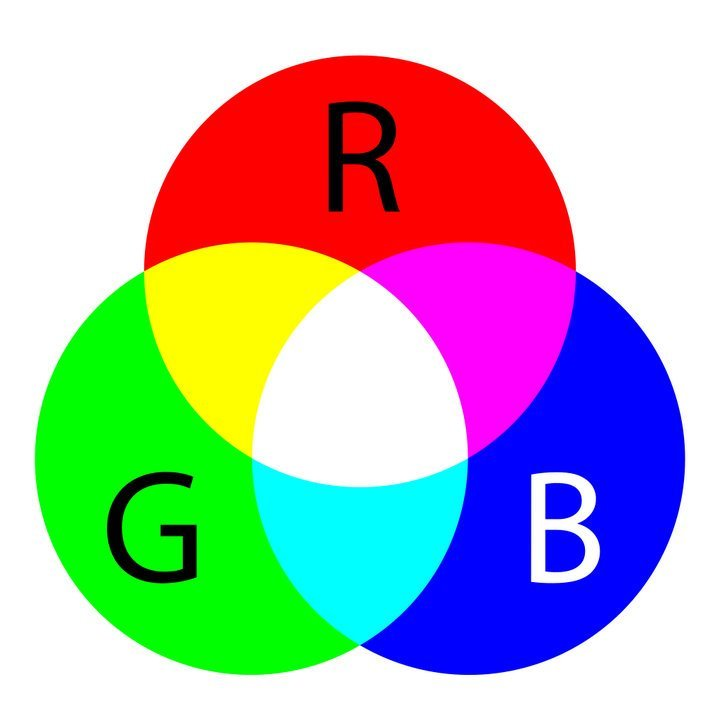
#> input picture image/color.jpg, 720 x 720 px
$ python index.py
#> lines starting #> are read from the running program, lines starting #| are printed output that depends on the picture
# FIXME: Show image in image

import cv2
img = cv2.imread('./image/color.jpg')
#> img is the input picture: shape (720, 720, 3); mean B, G, R 178.5, 179, 178.5

# TODO: arrowLine (image , that star , end and color (RGB color))

cv2.arrowedLine(img,(20,20),(360,200),(255,0.0),5)
cv2.arrowedLine(img,(20,20),(200,400),(255,0.0),5)
cv2.arrowedLine(img,(20,20),(550,550),(255,210.0),5)
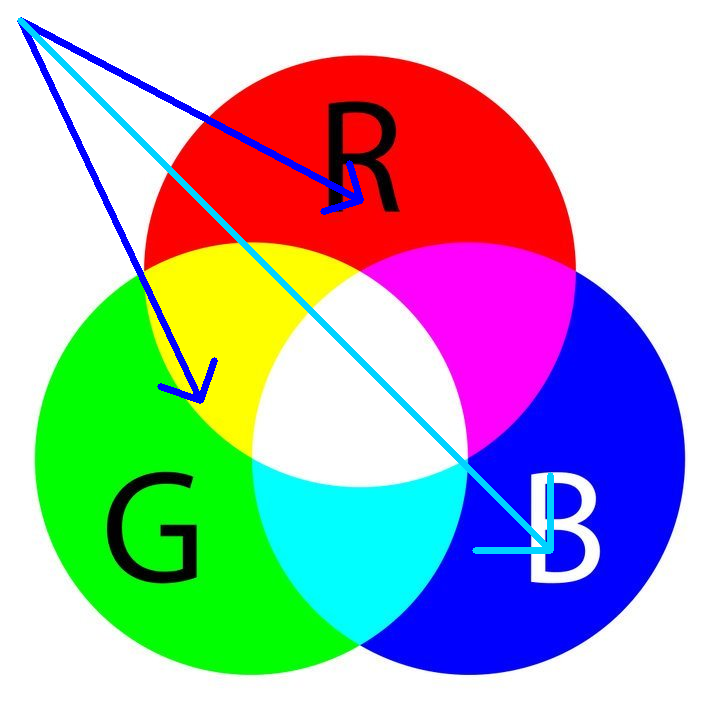
#> img: shape (720, 720, 3); mean B, G, R 180.8, 177.2, 173.4
cv2.imshow('Arrow Line',img)
cv2.waitKey(0)
cv2.destroyAllWindows()

$ run again, with image/Coin.jpg copied over image/color.jpg
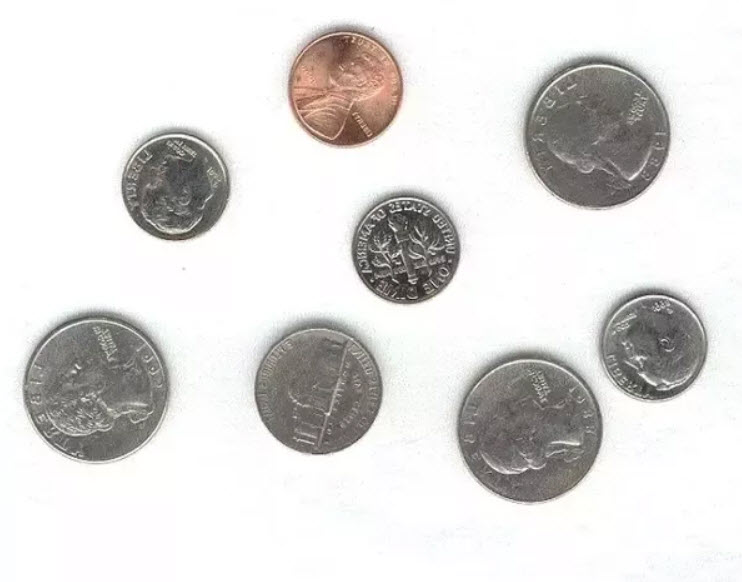
#> input picture image/Coin.jpg, 742 x 582 px
#> img is the input picture: shape (582, 742, 3); mean B, G, R 218.2, 219.6, 221.2
#> `cv2.arrowedLine(img,(20,20),(550,550),(255,210.0),5)`:
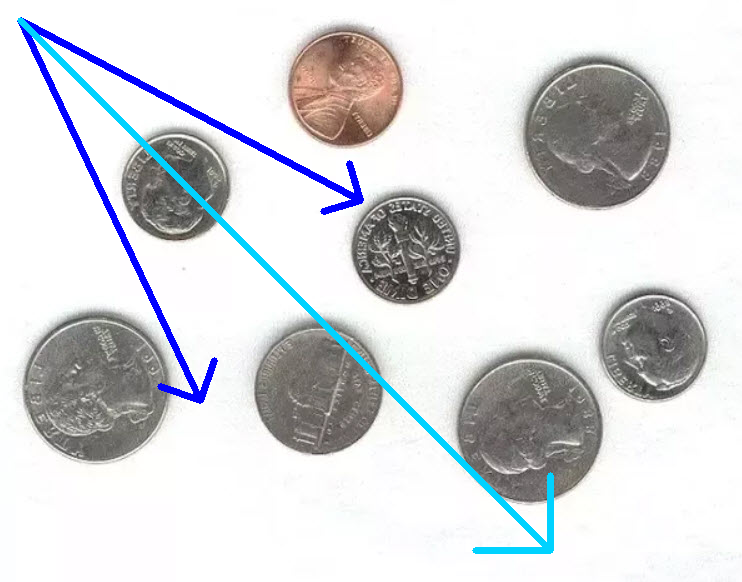
#> img: shape (582, 742, 3); mean B, G, R 218.8, 215.8, 214.5

$ run again, with image/ant.jpg copied over image/color.jpg
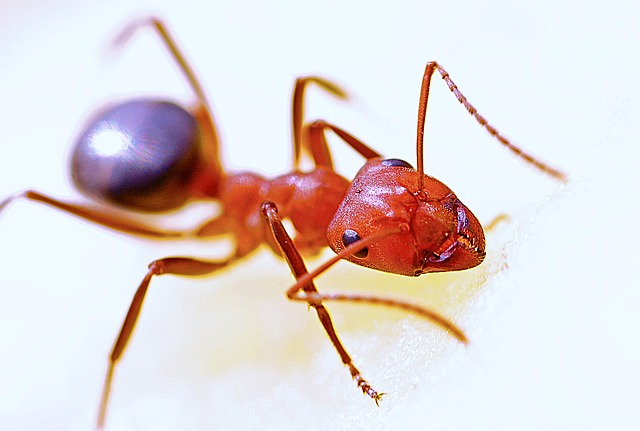
#> input picture image/ant.jpg, 640 x 431 px
#> img is the input picture: shape (431, 640, 3); mean B, G, R 212.9, 213.6, 225.1
#> `cv2.arrowedLine(img,(20,20),(550,550),(255,210.0),5)`:
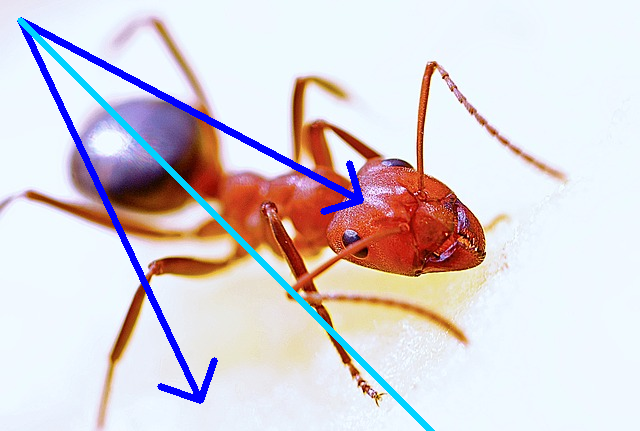
#> img: shape (431, 640, 3); mean B, G, R 215.1, 209.3, 217.2
